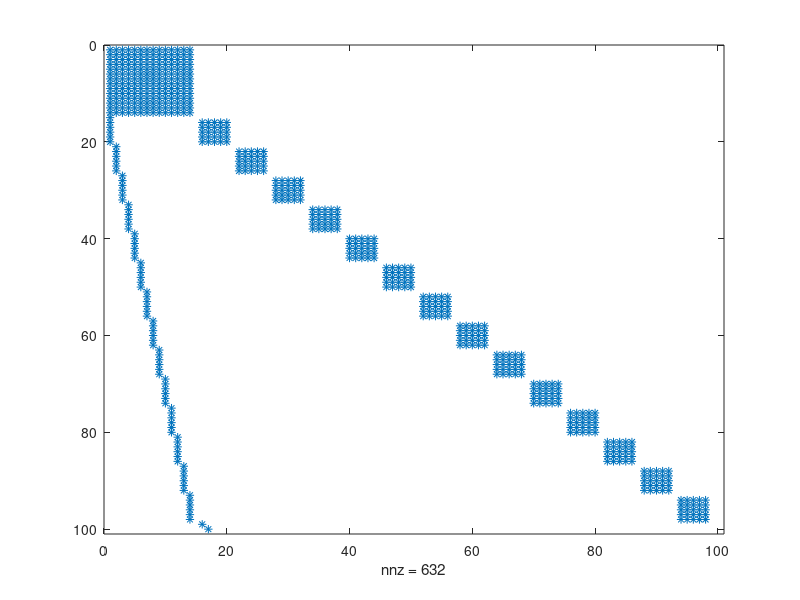

Here is the MATLAB script that generated this plot: (Note: this script raises an error after producing the figure.)

%% HA6, PART-II, Use PageRank Algorithm to Rank Websites

% This example shows how to use a PageRank algorithm to rank a collection
% of websites. Although the PageRank algorithm was originally designed to
% rank search engine results, it also can be more broadly applied to the
% nodes in many different types of graphs. The PageRank score gives an
% idea of the relative importance of each graph node based on how it is
% connected to the other nodes.
%
 
% PLEASE REPLACE the PLACEHOLDER LINES with your own codes. There are two
% placeholders. 
 

%%  Step 1 load the adjacent matrix; 
load('webpages.mat', 'A','U') ;
spy(A)
%  normalize this matrix
%% PLACEHOLDER-Start

%Create the Adjacency matrix 
adjacent_matrix=full(A);
% calculate out-degree, sum of each row
r = sum(adjacent_matrix,2);
% calculate in-degree, sum of each column
c = sum(adjacent_matrix,1);
%Normalize matrix
normal_adjacent_matrix = adjacent_matrix*diag(1./c);

%PLACEHOLDER-End

% visualize the graph 
% Create a directed graph with the sparse adjacency matrix, |A|, using the
% URLs contained in |U| as node names.
G = digraph(A,U);
% Plot the graph using the force layout.
plot(G,'NodeLabel',{},'NodeColor',[0.93 0.78 0],'Layout','force');
title('Entire network of Websites'); 

%% step 2: Compute the PageRank scores for the graph, |G|, using 200 iterations and
% a damping factor of |0.85|.
d=0.85;
pr=ones(length(U),1); % initial ranks 
e=ones(100);

%% PLACEHOLDER-Start
% update ranks according to adjacent matrix; 
for iter=1:200          
    
    pr = (1-d)*e+d*normal_adjacent_matrix'*pr; 

end

%PLACEHOLDER-End

% you might compare your results with this line: 
% pr = centrality(G,'pagerank','MaxIterations',200,'FollowProbability',0.85);
 
%% step 3: visualize the webaites with higher rank. 

% Extract and plot a subgraph containing all nodes whose score is greater
% than half of the maximal rank value. Color the graph nodes based on their PageRank score.
H = subgraph(G,find(pr > 0.5*max(pr(:))));
figure, plot(H,'NodeLabel',{},'Layout','force');
title('high-ranked Websites')
colorbar



